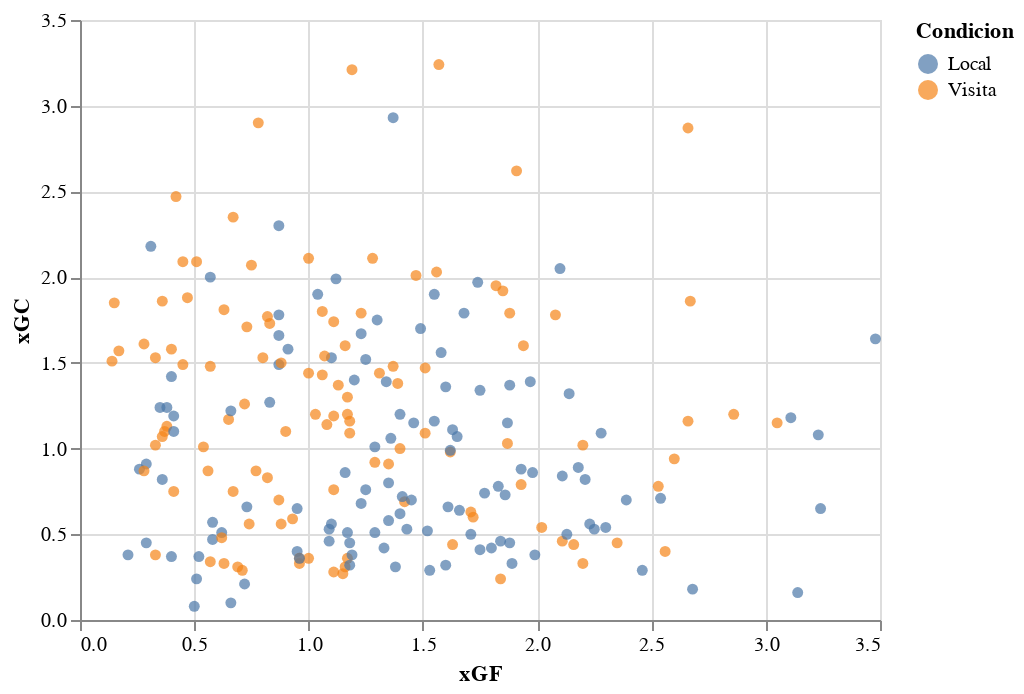

The code cell stored with this chart in its notebook:
### Markdown cell above
### Diagrama de dispersión
Basado en la probabilidad de que un disparo sea anotación, se comparan las siguientes variables usando diagrama de dispersión:

- xGF: Probabilidad acumulada de que los disparos de Cruz Azul terminen en gol 
- xGC: Probabilidad acumulada de que los disparos rivales terminen en gol

Página con ejemplo original de altair:
- [Simple Scatter Plot with Tooltips](https://altair-viz.github.io/gallery/scatter_tooltips.html)

### Code cell
# gráfica básica
alt.Chart(df_cruzazul).mark_circle().encode(
    x="xGF:Q",
    y='xGC:Q',
    color="Condicion:N",
)

### Figure 1 — Vega-Lite specification as saved in the notebook (floating-point values rounded to 4 significant figures; data arrays with more than 128 entries replaced by an {"elided": "..."} marker saying what was removed)
{"$schema": "https://vega.github.io/schema/vega-lite/v4.8.1.json", "config": {"view": {"continuousHeight": 300, "continuousWidth": 400}}, "data": {"name": "data-4ec367b7820cebf18d599bbaf3469993"}, "datasets": {"data-4ec367b7820cebf18d599bbaf3469993": {"elided": "225 records"}}, "encoding": {"color": {"field": "Condicion", "type": "nominal"}, "x": {"field": "xGF", "type": "quantitative"}, "y": {"field": "xGC", "type": "quantitative"}}, "mark": "circle"}
